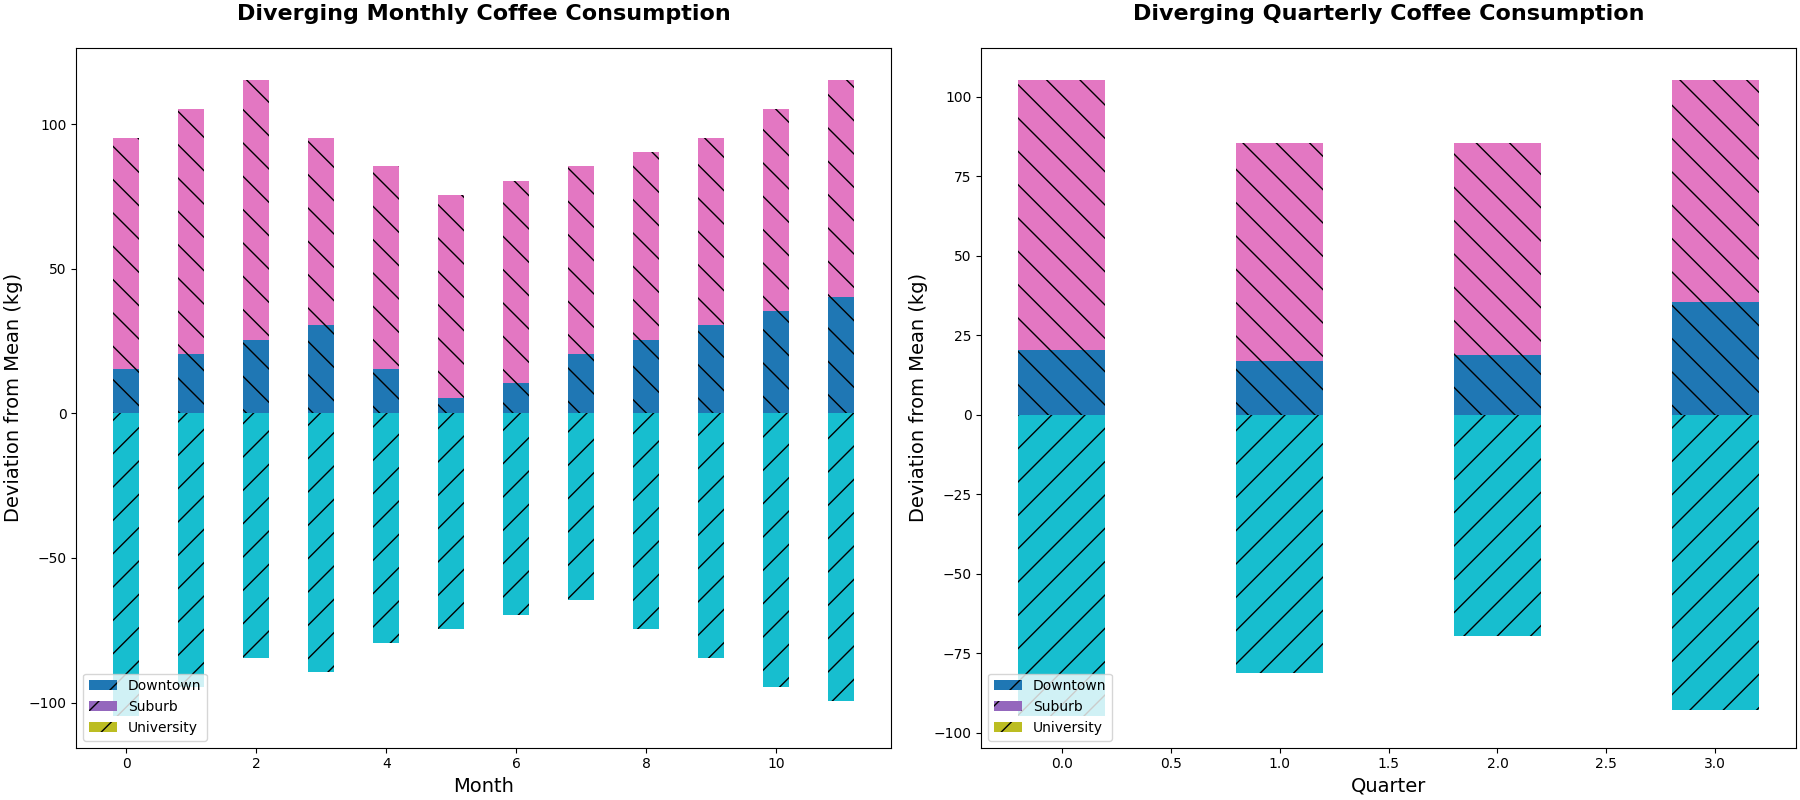

Here is the Python script that generated this plot:
import matplotlib.pyplot as plt
import numpy as np

branches = ['Downtown', 'Uptown', 'Suburb', 'Airport', 'University', 'Mall']
months = np.arange(1, 13)

all_consumption = [
    [240, 200, 210, 220, 230, 240, 245, 250, 240, 230, 220, 215],
    [180, 190, 200, 195, 205, 200, 205, 210, 200, 190, 185, 195],
    [150, 145, 140, 150, 155, 160, 165, 170, 165, 160, 155, 150],
    [300, 310, 320, 300, 290, 280, 285, 290, 295, 300, 310, 320],
    [100, 110, 120, 115, 125, 130, 135, 140, 130, 120, 110, 105],
    [220, 225, 230, 235, 220, 210, 215, 225, 230, 235, 240, 245]
]

fig, axes = plt.subplots(1, 2, figsize=(18, 8), constrained_layout=True)
global_mean = np.mean([np.mean(consumption) for consumption in all_consumption])

x_indices = np.arange(len(months))
for i, consumption in enumerate(all_consumption):
    deviations = np.array(consumption) - global_mean
    pos_devs = np.where(deviations > 0, deviations, 0)
    neg_devs = np.where(deviations < 0, deviations, 0)
    axes[0].bar(x_indices, pos_devs, width=0.4, align='center', label=branches[i] if i % 2 == 0 else "", hatch='/' if i % 2 == 0 else '\\')
    axes[0].bar(x_indices, neg_devs, width=0.4, align='center', hatch='/' if i % 2 == 0 else '\\')

axes[0].set_title("Diverging Monthly Coffee Consumption", fontsize=16, fontweight='bold', pad=20)
axes[0].set_xlabel("Month", fontsize=14,)
axes[0].set_ylabel("Deviation from Mean (kg)", fontsize=14,)
axes[0].legend(loc='lower left')
axes[0].grid(False)

quarters = ['Q1', 'Q2', 'Q3', 'Q4']
x_indices_2 = np.arange(len(quarters))

for i, consumptions in enumerate(all_consumption):
    quarterly_avg = [np.mean(consumptions[i*3:i*3+3]) for i in range(4)]
    deviations = np.array(quarterly_avg) - global_mean
    pos_devs = np.where(deviations > 0, deviations, 0)
    neg_devs = np.where(deviations < 0, deviations, 0)
    axes[1].bar(x_indices_2, pos_devs, width=0.4, align='center', label=branches[i] if i % 2 == 0 else "", hatch='/' if i % 2 == 0 else '\\')
    axes[1].bar(x_indices_2, neg_devs, width=0.4, align='center', hatch='/' if i % 2 == 0 else '\\')

axes[1].set_title("Diverging Quarterly Coffee Consumption", fontsize=16, fontweight='bold', pad=20)
axes[1].set_xlabel("Quarter", fontsize=14,)
axes[1].set_ylabel("Deviation from Mean (kg)", fontsize=14,)
axes[1].legend(loc='lower left')
axes[1].grid(False)

plt.show()
